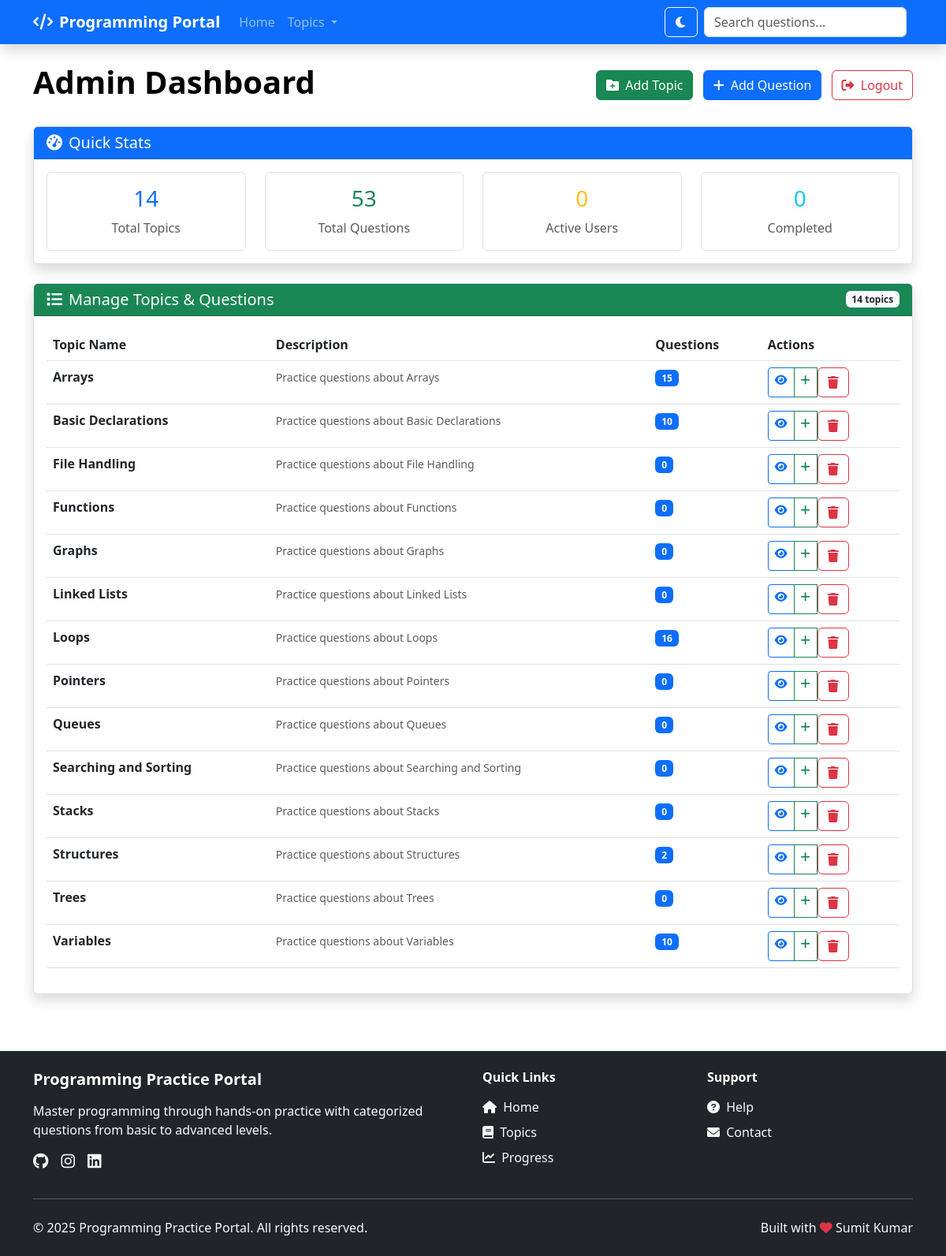
The app's page /admin/dashboard (signed in) with its own data.
### models.py (models this page shows)
class Topic(db.Model):
    id = db.Column(db.Integer, primary_key=True)
    name = db.Column(db.String(100), unique=True, nullable=False)
    description = db.Column(db.Text)
    questions = db.relationship('Question', backref='topic', lazy=True, cascade='all, delete-orphan')

### app.py (the view)
@app.route('/admin/dashboard')
@login_required
def admin_dashboard():
    if not current_user.is_admin:
        flash('Access denied!', 'error')
        return redirect(url_for('index'))
    topics = Topic.query.order_by(Topic.name).all()
    total_questions = Question.query.count()
    total_topics = Topic.query.count()
    return render_template('admin/dashboard.html',
                         topics=topics,
                         total_questions=total_questions,
                         total_topics=total_topics)

### app.py (called while the page is built)
@login_manager.user_loader
def load_user(user_id):
    return User.query.get(int(user_id))

### templates/admin/dashboard.html (shortened to what this page needs)
{% extends "base.html" %}
{% block content %}
<div class="container py-4">
    <div class="d-flex justify-content-between align-items-center mb-4">
        <h1 class="fw-bold">Admin Dashboard</h1>
        <div>
            <a href="{{ url_for('add_topic') }}" class="btn btn-success me-2">
                <i class="fas fa-folder-plus me-1"></i> Add Topic
            </a>
            <a href="{{ url_for('add_question') }}" class="btn btn-primary me-2">
                <i class="fas fa-plus me-1"></i> Add Question
            </a>
            <a href="{{ url_for('admin_logout') }}" class="btn btn-outline-danger">
                <i class="fas fa-sign-out-alt me-1"></i> Logout
            </a>
        </div>
    </div>
    <div class="row">
        <div class="col-12">
            <div class="card shadow">
                <div class="card-header bg-primary text-white">
                    <h5 class="mb-0"><i class="fas fa-tachometer-alt me-2"></i>Quick Stats</h5>
                </div>
                <div class="card-body">
                    <div class="row text-center">
                        <div class="col-md-3">
                            <div class="border rounded p-3">
                                <h3 class="text-primary">{{ total_topics }}</h3>
                                <p class="mb-0 text-muted">Total Topics</p>
                            </div>
                        </div>
                        <div class="col-md-3">
                            <div class="border rounded p-3">
                                <h3 class="text-success">{{ total_questions }}</h3>
                                <p class="mb-0 text-muted">Total Questions</p>
                            </div>
                        </div>
                        <div class="col-md-3">
                            <div class="border rounded p-3">
                                <h3 class="text-warning">0</h3>
                                <p class="mb-0 text-muted">Active Users</p>
                            </div>
                        </div>
                        <div class="col-md-3">
                            <div class="border rounded p-3">
                                <h3 class="text-info">0</h3>
                                <p class="mb-0 text-muted">Completed</p>
                            </div>
                        </div>
                    </div>
                </div>
            </div>
        </div>
    </div>
    <div class="row mt-4">
        <div class="col-12">
            <div class="card shadow">
                <div class="card-header bg-success text-white d-flex justify-content-between align-items-center">
                    <h5 class="mb-0"><i class="fas fa-list me-2"></i>Manage Topics & Questions</h5>
                    <span class="badge bg-light text-dark">{{ topics|length }} topics</span>
                </div>
                <div class="card-body">
                    <div class="table-responsive">
                        <table class="table table-hover">
                            <thead>
                                <tr>
                                    <th>Topic Name</th>
                                    <th>Description</th>
                                    <th>Questions</th>
                                    <th>Actions</th>
                                </tr>
                            </thead>
                            <tbody>
                                {% for topic in topics %}
                                <tr>
                                    <td>
                                        <strong>{{ topic.name }}</strong>
                                    </td>
                                    <td>
                                        <small class="text-muted">{{ topic.description or 'No description' }}</small>
                                    </td>
                                    <td>
                                        <span class="badge bg-primary">{{ topic.questions|length }}</span>
                                    </td>
                                    <td>
                                        <div class="btn-group btn-group-sm">
                                            <a href="{{ url_for('topic_questions', topic_name=topic.name) }}"
                                               class="btn btn-outline-primary" title="View Questions">
                                                <i class="fas fa-eye"></i>
                                            </a>
                                            <a href="{{ url_for('add_question') }}"
                                               class="btn btn-outline-success" title="Add Question">
                                                <i class="fas fa-plus"></i>
                                            </a>
                                            <form method="POST" action="{{ url_for('delete_topic', topic_id=topic.id) }}"
                                                  class="d-inline" onsubmit="return confirm('Are you sure you want to delete this topic? This will also delete all questions in this topic.');">
                                                <button type="submit" class="btn btn-outline-danger" title="Delete Topic">
                                                    <i class="fas fa-trash"></i>
                                                </button>
                                            </form>
                                        </div>
                                    </td>
                                </tr>
                                {% endfor %}
                            </tbody>
                        </table>
                    </div>
                </div>
            </div>
        </div>
    </div>
</div>
{% endblock %}

### static/css/style.css (style rules this page uses)
body { font-family: 'Segoe UI', Tahoma, Geneva, Verdana, sans-serif; background-color: #f8f9fa; }
.card { transition: transform 0.2s ease, box-shadow 0.2s ease; border: none; box-shadow: 0 2px 4px rgba(0,0,0,0.1); }
:root { --primary-color: #0d6efd; --secondary-color: #6c757d; --success-color: #198754; --danger-color: #dc3545; --warning-color: #ffc107; --info-color: #0dcaf0; --light-color: #f8f9fa; --dark-color: #212529; }
body { background-color: var(--bg-color, white); color: var(--text-color, black); transition: all 0.3s ease; }
.card { background-color: var(--card-bg, white); border: 1px solid var(--border-color, #dee2e6); transition: transform 0.2s ease, box-shadow 0.2s ease; }

### records on screen
Topic: name "Arrays", description "Practice questions about Arrays", questions|length "15"
Topic: name "Basic Declarations", description "Practice questions about Basic Declarations", questions|length "10"
Topic: name "File Handling", description "Practice questions about File Handling", questions|length "0"
Topic: name "Functions", description "Practice questions about Functions", questions|length "0"
Topic: name "Graphs", description "Practice questions about Graphs", questions|length "0"
Topic: name "Linked Lists", description "Practice questions about Linked Lists", questions|length "0"
Topic: name "Loops", description "Practice questions about Loops", questions|length "16"
Topic: name "Pointers", description "Practice questions about Pointers", questions|length "0"
Topic: name "Queues", description "Practice questions about Queues", questions|length "0"
Topic: name "Searching and Sorting", description "Practice questions about Searching and Sorting", questions|length "0"
Topic: name "Stacks", description "Practice questions about Stacks", questions|length "0"
Topic: name "Structures", description "Practice questions about Structures", questions|length "2"
Topic: name "Trees", description "Practice questions about Trees", questions|length "0"
Topic: name "Variables", description "Practice questions about Variables", questions|length "10"

### other values on screen
{{ total_topics }} "14"
{{ total_questions }} "53"
{{ topics|length }} "14"
